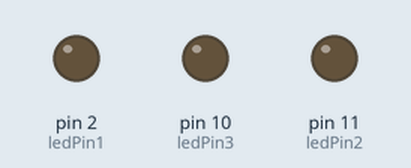
Bench run of a sketch on a simulated Arduino Uno, built with avr-gcc and run on an emulated ATmega328P. Shown: output pins drawn as LEDs (lit = HIGH).

Above: at 0.17 s.
At 0.7 s:
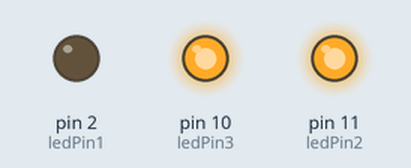
At 1.1 s:
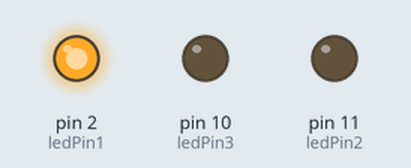
At 1.4 s:
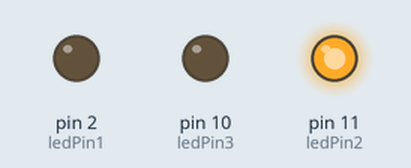
At 1.9 s:
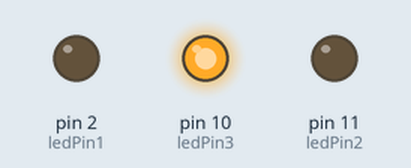
At 2.27 s:
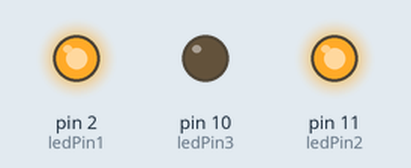
Timing chart, 0 to 3.0 s (numbered marks = the images above):
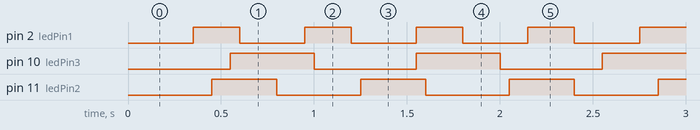

The sketch:

led.ino
```cpp
// These variables store the flash pattern
// and the current state of the LED

int ledPin1 =  2;      // the number of the LED pin
int ledState1 = LOW;             // ledState used to set the LED
unsigned long previousMillis1 = 0;        // will store last time LED was updated
long OnTime1 = 250;           // milliseconds of on-time
long OffTime1 = 350;          // milliseconds of off-time

int ledPin2 =  11;      // the number of the LED pin
int ledState2 = LOW;             // ledState used to set the LED
unsigned long previousMillis2 = 0;        // will store last time LED was updated
long OnTime2 = 350;           // milliseconds of on-time
long OffTime2 = 450;          // milliseconds of off-time

int ledPin3 =  10;      // the number of the LED pin
int ledState3 = LOW;             // ledState used to set the LED
unsigned long previousMillis3 = 0;        // will store last time LED was updated
long OnTime3 = 450;           // milliseconds of on-time
long OffTime3 = 550;          // milliseconds of off-time

void setup()
{
  // set the digital pin as output:
  pinMode(ledPin1, OUTPUT);
  pinMode(ledPin2, OUTPUT);
  pinMode(ledPin3,OUTPUT);
}

void loop()
{
  // check to see if it's time to change the state of the LED
  unsigned long currentMillis = millis();

  if((ledState1 == HIGH) && (currentMillis - previousMillis1 >= OnTime1))
  {
    ledState1 = LOW;  // Turn it off
    previousMillis1 = currentMillis;  // Remember the time
    digitalWrite(ledPin1, ledState1);  // Update the actual LED
  }
  else if ((ledState1 == LOW) && (currentMillis - previousMillis1 >= OffTime1))
  {
    ledState1 = HIGH;  // turn it on
    previousMillis1 = currentMillis;   // Remember the time
    digitalWrite(ledPin1, ledState1);	  // Update the actual LED
  }

  if((ledState2 == HIGH) && (currentMillis - previousMillis2 >= OnTime2))
  {
    ledState2 = LOW;  // Turn it off
    previousMillis2 = currentMillis;  // Remember the time
    digitalWrite(ledPin2, ledState2);  // Update the actual LED
  }
  else if ((ledState2 == LOW) && (currentMillis - previousMillis2 >= OffTime2))
  {
    ledState2 = HIGH;  // turn it on
    previousMillis2 = currentMillis;   // Remember the time
    digitalWrite(ledPin2, ledState2);	  // Update the actual LED
  }

  if((ledState3 == HIGH) && (currentMillis - previousMillis3 >= OnTime3))
  {
    ledState3 = LOW;  // Turn it off
    previousMillis3 = currentMillis;  // Remember the time
    digitalWrite(ledPin3, ledState3);  // Update the actual LED
  }
  else if ((ledState3 == LOW) && (currentMillis - previousMillis3 >= OffTime3))
  {
    ledState3 = HIGH;  // turn it on
    previousMillis3 = currentMillis;   // Remember the time
    digitalWrite(ledPin3, ledState3);	  // Update the actual LED
  }
}
```

Measured:
- by itself, pin 2 (ledPin1): alternates HIGH for 0.25 s and LOW for 0.35 s
- by itself, pin 10 (ledPin3): alternates HIGH for 0.45 s and LOW for 0.55 s
- by itself, pin 11 (ledPin2): alternates HIGH for 0.35 s and LOW for 0.45 s
